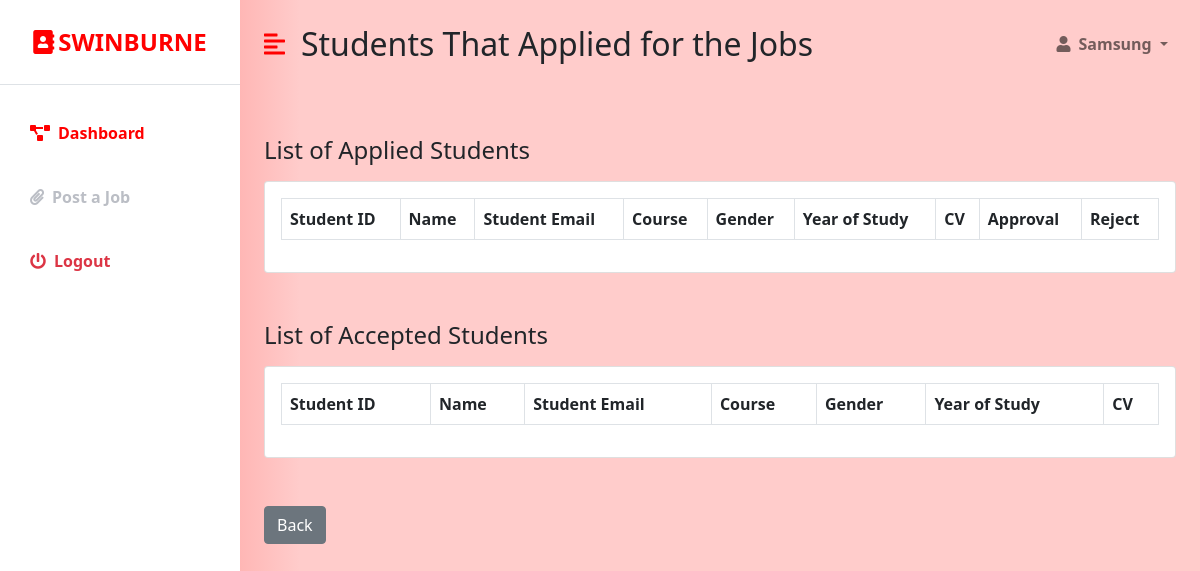
/in_applicants.php?data=3 (signed in), run on an earlier commit of the app's database.
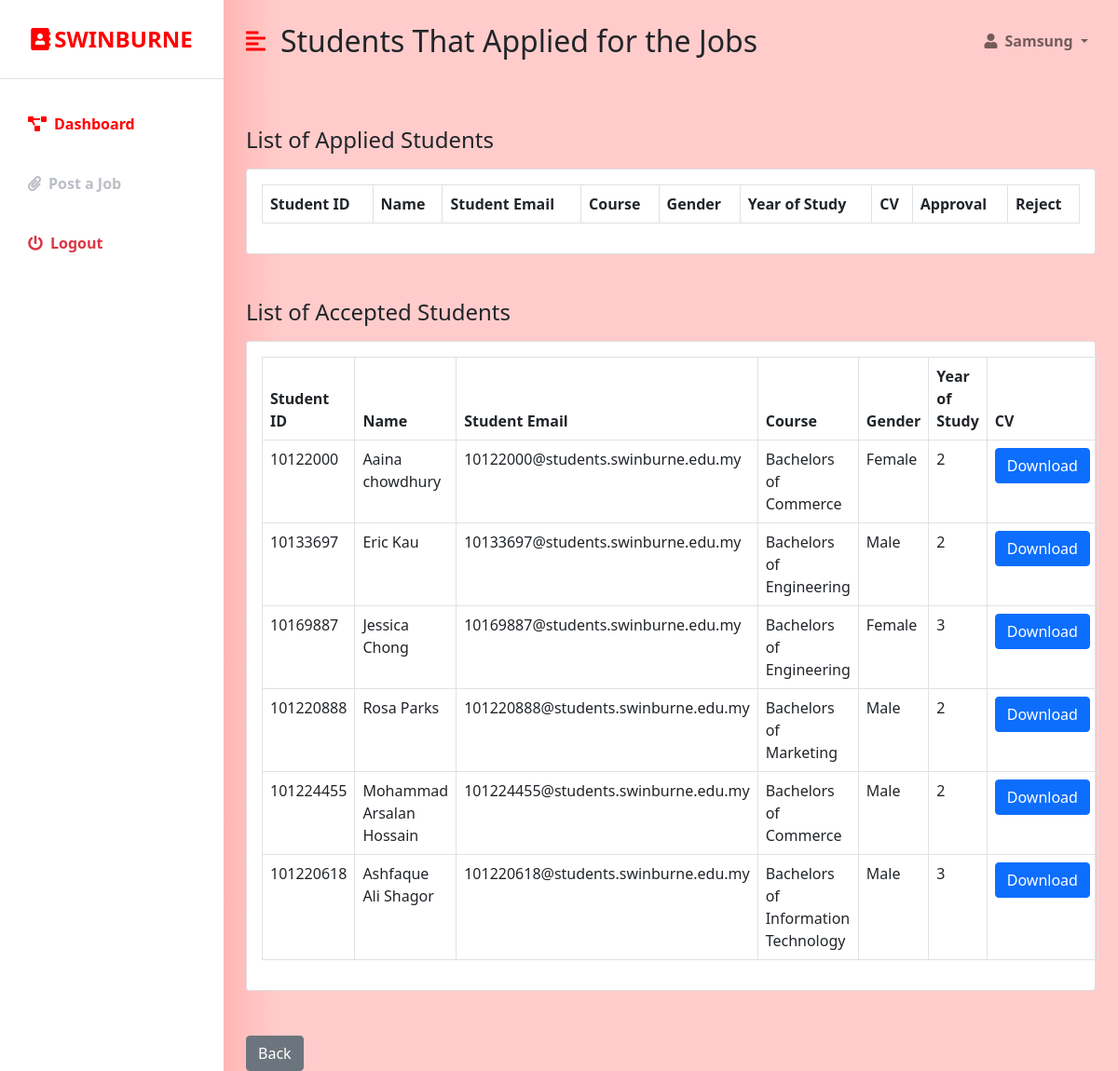
And on a later commit of the database.
### tables this page shows
CREATE TABLE `student` (
  `STUDENT_ID` int(255) NOT NULL,
  `NAME` varchar(50) NOT NULL,
  `STUDENT_EMAIL` varchar(100) NOT NULL,
  `COURSE` varchar(50) NOT NULL,
  `ENROLL` varchar(255) DEFAULT NULL,
  `SUPERVISOR` varchar(50) DEFAULT NULL,
  `GENDER` varchar(7) NOT NULL,
  `CURRENT_RESIDENCE` varchar(100) NOT NULL,
  `CONTACT_NO` varchar(20) NOT NULL,
  `YEAR_OF_STUDY` varchar(1) NOT NULL,
  `PASSWORD` varchar(20) NOT NULL,
  `CV` varchar(30) DEFAULT NULL,
  `USERNAME` varchar(20) NOT NULL
);

### In_applicants.php (the view, shortened to what the changed rows need)
<?php
if (isset($_SESSION['company_id']) && isset($_SESSION['user_email'])) {
?>
<!DOCTYPE html>
<html lang="en">
<head>
    <link href="https://cdn.jsdelivr.net/npm/bootstrap@5.0.0-beta3/dist/css/bootstrap.min.css" rel="stylesheet" />
    <link rel="stylesheet" href="https://cdnjs.cloudflare.com/ajax/libs/font-awesome/5.15.3/css/all.min.css" />
    <link rel="stylesheet" href="styles.css" />
    <link rel="stylesheet" href="https://cdn.datatables.net/1.10.18/css/dataTables.bootstrap4.min.css">
</head>
<body>
       <?php
                                 $conn = new mysqli('localhost', 'root', '', 'ims');
                                   if(isset($_GET['data'])){
                                        $Jid =  $_GET['data'];
                                    }
                                    else{
                                        $Jid = "";
                                    }
                                $sql2 = "SELECT student.STUDENT_ID,student.NAME, student.STUDENT_EMAIL, student.COURSE, student.GENDER, student.YEAR_OF_STUDY
                                        from student
                                        INNER join applicants ON student.STUDENT_ID = applicants.STUDENT_ID
                                        WHERE applicants.Job_ID =$Jid and applicants.confirmation is not null";
                                $listing = $conn ->query($sql2);
                        ?>
<div class="d-flex" id="wrapper">
        <div id="page-content-wrapper">
            <nav class="navbar navbar-expand-lg navbar-light bg-transparent py-4 px-4">
                <div class="d-flex align-items-center">
                    <h2 class="fs-2 m-0">Students That Applied for the Jobs</h2>
                </div>
            </nav>
            <div class="container-fluid px-4">
                <div class="row my-5">
                    <div class="col">
                        <div class="card">
                            <div class="card-body">
                            <form method="POST">
                                <table id="datatableid" class="table table-bordered">
                                <thead>
                                <tr>
                                    <th scope="col">Student ID</th>
                                    <th scope="col">Name</th>
                                    <th scope="col">Student Email</th>
                                    <th scope="col">Course</th>
                                    <th scope="col">Gender</th>
                                    <th scope="col">Year of Study</th>
                                    <th scope="col">CV</th>
                                    <th scope="col">Approval</th>
                                    <th scope="col">Reject</th>
                                </tr>
                                </thead>
                        </table>
                        </form>
                            </div>
                        </div>
                    </div>
                </div>
            </div>
            <div class="container-fluid px-4">
                <div class="row my-5">
                    <div class="col">
                        <div class="card">
                            <div class="card-body">
                            <form method="POST">
                                <table id="datatableid1" class="table table-bordered">
                                <thead>
                                <tr>
                                <th scope="col">Student ID</th>
                                 <th scope="col">Name</th>
                                 <th scope="col">Student Email</th>
                                 <th scope="col">Course</th>
                                 <th scope="col">Gender</th>
                                 <th scope="col">Year of Study</th>
                                 <th scope="col">CV</th>
                                </tr>
                                </thead>
                                <tbody>
                             <?php while( $row = $listing->fetch_object() ): ?>
                                <tr>
                                 <td><?php echo $row->STUDENT_ID?></td>
                                 <td><?php echo $row->NAME?></td>
                                 <td><?php echo $row->STUDENT_EMAIL?></td>
                                 <td><?php echo $row->COURSE?></td>
                                 <td><?php echo $row->GENDER?></td>
                                 <td><?php echo $row->YEAR_OF_STUDY?></td>
                                 <td><?php echo "<a href='uploads/profile".$row -> STUDENT_ID.".pdf' download><div class='text-center'><button type='button' class='btn btn-primary'>Download</button></div></a>"?></td>
                              </tr>
                              <?php endwhile; ?>
                          </tbody>
                        </table>
                        </form>
                            </div>
                        </div>
                    </div>
                </div>
            </div>
        </div>
    </div>
</body>
</html>
<?php
}else {
   header("Location:  industry_login.php");
}
 ?>

What changed in the data, as far as the page shows it:
added student: STUDENT_ID "10122000", NAME "Aaina chowdhury", STUDENT_EMAIL "10122000@students.swinburne.edu.my", COURSE "Bachelors of Commerce", GENDER "Female", YEAR_OF_STUDY "2"
added student: STUDENT_ID "10133697", NAME "Eric Kau", STUDENT_EMAIL "10133697@students.swinburne.edu.my", COURSE "Bachelors of Engineering", GENDER "Male", YEAR_OF_STUDY "2"
added student: STUDENT_ID "10169887", NAME "Jessica Chong", STUDENT_EMAIL "10169887@students.swinburne.edu.my", COURSE "Bachelors of Engineering", GENDER "Female", YEAR_OF_STUDY "3"
added student: STUDENT_ID "101220888", NAME "Rosa Parks", STUDENT_EMAIL "101220888@students.swinburne.edu.my", COURSE "Bachelors of Marketing", GENDER "Male", YEAR_OF_STUDY "2"
added student: STUDENT_ID "101224455", NAME "Mohammad Arsalan Hossain", STUDENT_EMAIL "101224455@students.swinburne.edu.my", COURSE "Bachelors of Commerce", GENDER "Male", YEAR_OF_STUDY "2"
added student: STUDENT_ID "101220618", NAME "Ashfaque Ali Shagor", STUDENT_EMAIL "101220618@students.swinburne.edu.my", COURSE "Bachelors of Information Technology", GENDER "Male", YEAR_OF_STUDY "3"
